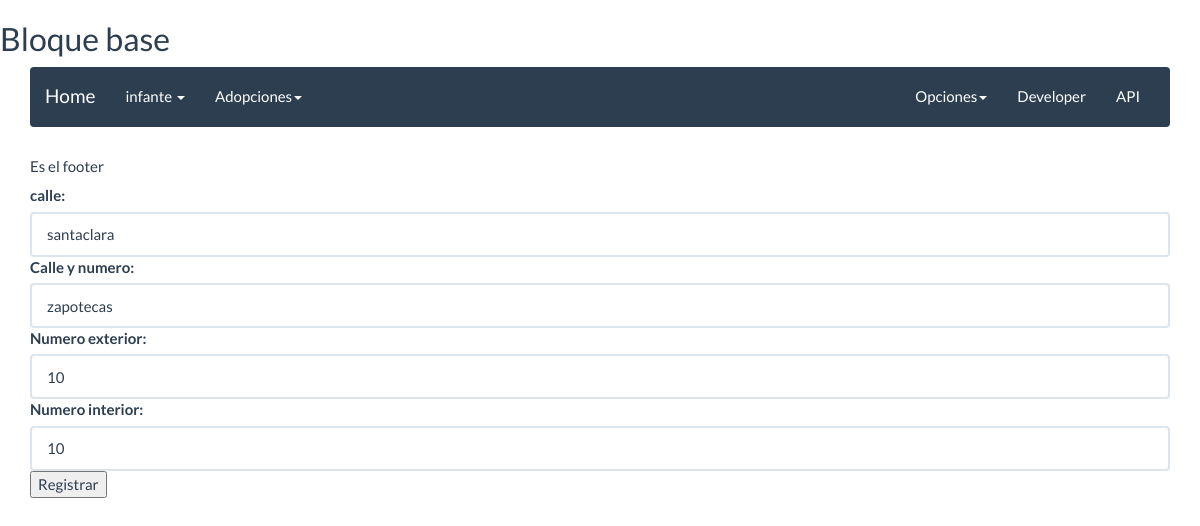
The app's page /direcciones/editar/1/ with its own data.
### direccion/models.py (models this page shows, shortened)
class Colonia(models.Model):
    codigo_postal = models.CharField(
        max_length=11, default='', blank=False, null=False)
    nombre = models.CharField(
        'Colonia', max_length=300, default='', null=False, blank=False)
    municipio = models.CharField(
        'Delegacion o municipio', max_length=60, default='',
         blank=False, null=False)
    ciudad = models.CharField(
        'Ciudad', max_length=128, default='', blank=False, null=False)
    estado = models.CharField(
        'Estado', max_length=60, default='DF', blank=False, null=False)
    pais = models.CharField(
        'Pais', default='Mexico', max_length=300, blank=False, null=False)

class Direccion(Colonia):
    slug = models.SlugField(max_length=300)
    calle_y_numero = models.CharField(
        'Calle y numero', max_length=300, null=False, blank=False, default='',
         editable=False)
    calle = models.CharField(
        'Calle', max_length=220, null=False, blank=False, default='')
    numero_exterior = models.CharField(
        'Numero exterior', max_length=40, null=False, blank=False, default='')
    numero_interior = models.CharField(
        'Numero interior', max_length=40, null=False, blank=True, default='')
    longitud = models.DecimalField('Coordenadas UTM-E', max_digits=17,
        decimal_places=14, null=False, blank=True, default=0)
    latitud = models.DecimalField('Coordenadas UTM-N', max_digits=17,
        decimal_places=14, null=False, blank=True, default=0)
    enlace_mapa = models.URLField(blank=True, null=False, default='')
    creado_el = models.DateTimeField(default=datetime.now, editable=False)
    modificado_el = models.DateTimeField(auto_now_add=True)
    class Meta:
        verbose_name_plural = 'Direcciones'

### direccion/views.py (the view)
# urls.py: url(r'^editar/(?P<pk>\d+)/$',DireccionUpdateView.as_view(), name='direccion_editar'),
class DireccionUpdateView(UpdateView):
	model = Direccion
	form_class = DireccionForm
	template_name = 'direccion/direccion_forms.html'
	success_url = reverse_lazy('direccion:direccion/direccion_listar')

### direccion/forms.py
class DireccionForm(forms.ModelForm):
    class Meta:
        model = Direccion
        fields = [
        	'slug',
        	'calle',
        	'numero_exterior',
        	'numero_interior',
    	]
        labels = {
        'slug':"calle",
        'calle':"Calle y numero",
        'numero_exterior':"Numero exterior",
        'numero_interior':"Numero interior",
    	}
        widgets={
        'slug':forms.TextInput(attrs={'class':'form-control'}),
        'calle':forms.TextInput(attrs={'class':'form-control'}),
        'numero_exterior':forms.TextInput(attrs={'class':'form-control'}),
        'numero_interior':forms.TextInput(attrs={'class':'form-control'}),
    	}

### templates/direccion/direccion_forms.html (shortened to what this page needs)
{% extends "base.html" %}
{% block content %}
	<form  method="POST" >
	{{form}}
	<button type="submit">Registrar</button>
	</form>
{% endblock content %}

### records on screen
Direccion: slug "santaclara", calle "zapotecas", numero_exterior "10", numero_interior "10"
